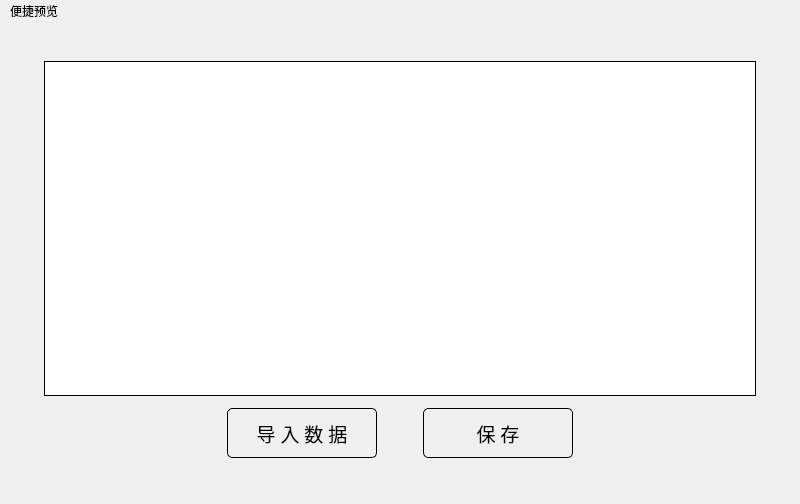
<?xml version="1.0" encoding="UTF-8"?>
<ui version="4.0">
 <class>MainWindow</class>
 <widget class="QMainWindow" name="MainWindow">
  <property name="geometry">
   <rect>
    <x>0</x>
    <y>0</y>
    <width>800</width>
    <height>504</height>
   </rect>
  </property>
  <property name="sizePolicy">
   <sizepolicy hsizetype="Expanding" vsizetype="Expanding">
    <horstretch>0</horstretch>
    <verstretch>0</verstretch>
   </sizepolicy>
  </property>
  <property name="windowTitle">
   <string>DrillProjectInfoReader</string>
  </property>
  <property name="styleSheet">
   <string notr="true">font: 75 14pt &quot;Adobe Arabic&quot;;
background-color:#efefef;
color:#000;
</string>
  </property>
  <property name="animated">
   <bool>true</bool>
  </property>
  <widget class="QWidget" name="centralwidget">
   <property name="enabled">
    <bool>true</bool>
   </property>
   <property name="sizePolicy">
    <sizepolicy hsizetype="Expanding" vsizetype="Expanding">
     <horstretch>0</horstretch>
     <verstretch>0</verstretch>
    </sizepolicy>
   </property>
   <layout class="QGridLayout" name="gridLayout_3">
    <item row="0" column="0">
     <widget class="QFrame" name="frame">
      <property name="styleSheet">
       <string notr="true"/>
      </property>
      <property name="frameShadow">
       <enum>QFrame::Raised</enum>
      </property>
      <layout class="QGridLayout" name="gridLayout_4">
       <item row="1" column="1">
        <widget class="QTableWidget" name="dataTableWidget">
         <property name="maximumSize">
          <size>
           <width>16777215</width>
           <height>16777215</height>
          </size>
         </property>
         <property name="styleSheet">
          <string notr="true">font: 75 6pt &quot;Adobe Arabic&quot;;
border-radius:0px;
color:#000;
border: 1px solid #000;
background-color:#FFF</string>
         </property>
         <property name="gridStyle">
          <enum>Qt::CustomDashLine</enum>
         </property>
         <attribute name="horizontalHeaderCascadingSectionResizes">
          <bool>false</bool>
         </attribute>
        </widget>
       </item>
       <item row="0" column="0" colspan="3">
        <spacer name="verticalSpacer_3">
         <property name="orientation">
          <enum>Qt::Vertical</enum>
         </property>
         <property name="sizeType">
          <enum>QSizePolicy::Fixed</enum>
         </property>
         <property name="sizeHint" stdset="0">
          <size>
           <width>20</width>
           <height>20</height>
          </size>
         </property>
        </spacer>
       </item>
       <item row="2" column="1" rowspan="2">
        <layout class="QGridLayout" name="gridLayout_6" rowstretch="0" columnstretch="0,0,0,0,0,0,0">
         <property name="sizeConstraint">
          <enum>QLayout::SetFixedSize</enum>
         </property>
         <property name="leftMargin">
          <number>6</number>
         </property>
         <property name="topMargin">
          <number>6</number>
         </property>
         <property name="rightMargin">
          <number>6</number>
         </property>
         <property name="bottomMargin">
          <number>6</number>
         </property>
         <item row="0" column="6">
          <spacer name="horizontalSpacer_2">
           <property name="orientation">
            <enum>Qt::Horizontal</enum>
           </property>
           <property name="sizeType">
            <enum>QSizePolicy::Expanding</enum>
           </property>
           <property name="sizeHint" stdset="0">
            <size>
             <width>40</width>
             <height>20</height>
            </size>
           </property>
          </spacer>
         </item>
         <item row="0" column="3">
          <spacer name="horizontalSpacer_4">
           <property name="orientation">
            <enum>Qt::Horizontal</enum>
           </property>
           <property name="sizeType">
            <enum>QSizePolicy::Fixed</enum>
           </property>
           <property name="sizeHint" stdset="0">
            <size>
             <width>40</width>
             <height>20</height>
            </size>
           </property>
          </spacer>
         </item>
         <item row="0" column="1" colspan="2">
          <widget class="QPushButton" name="selectFileButton">
           <property name="sizePolicy">
            <sizepolicy hsizetype="Fixed" vsizetype="Fixed">
             <horstretch>0</horstretch>
             <verstretch>0</verstretch>
            </sizepolicy>
           </property>
           <property name="minimumSize">
            <size>
             <width>150</width>
             <height>50</height>
            </size>
           </property>
           <property name="maximumSize">
            <size>
             <width>400</width>
             <height>16777215</height>
            </size>
           </property>
           <property name="sizeIncrement">
            <size>
             <width>50</width>
             <height>100</height>
            </size>
           </property>
           <property name="font">
            <font>
             <family>Adobe Arabic</family>
             <pointsize>14</pointsize>
             <weight>9</weight>
             <italic>false</italic>
             <bold>false</bold>
            </font>
           </property>
           <property name="acceptDrops">
            <bool>false</bool>
           </property>
           <property name="layoutDirection">
            <enum>Qt::LeftToRight</enum>
           </property>
           <property name="styleSheet">
            <string notr="true">font: 75 14pt &quot;Adobe Arabic&quot;;
border-radius:5px;
color:#000;
border: 1px solid #000</string>
           </property>
           <property name="text">
            <string>导 入 数 据</string>
           </property>
           <property name="icon">
            <iconset>
             <normaloff>C:/Users/18637/.designer/uisource/importData.png</normaloff>C:/Users/18637/.designer/uisource/importData.png</iconset>
           </property>
           <property name="iconSize">
            <size>
             <width>0</width>
             <height>0</height>
            </size>
           </property>
           <property name="autoDefault">
            <bool>false</bool>
           </property>
           <property name="default">
            <bool>true</bool>
           </property>
           <property name="flat">
            <bool>false</bool>
           </property>
          </widget>
         </item>
         <item row="0" column="0">
          <spacer name="horizontalSpacer">
           <property name="orientation">
            <enum>Qt::Horizontal</enum>
           </property>
           <property name="sizeType">
            <enum>QSizePolicy::Expanding</enum>
           </property>
           <property name="sizeHint" stdset="0">
            <size>
             <width>40</width>
             <height>20</height>
            </size>
           </property>
          </spacer>
         </item>
         <item row="0" column="5">
          <widget class="QPushButton" name="savePushButton">
           <property name="sizePolicy">
            <sizepolicy hsizetype="Fixed" vsizetype="Fixed">
             <horstretch>0</horstretch>
             <verstretch>0</verstretch>
            </sizepolicy>
           </property>
           <property name="minimumSize">
            <size>
             <width>150</width>
             <height>50</height>
            </size>
           </property>
           <property name="maximumSize">
            <size>
             <width>400</width>
             <height>16777215</height>
            </size>
           </property>
           <property name="sizeIncrement">
            <size>
             <width>50</width>
             <height>100</height>
            </size>
           </property>
           <property name="font">
            <font>
             <family>Adobe Arabic</family>
             <pointsize>14</pointsize>
             <weight>9</weight>
             <italic>false</italic>
             <bold>false</bold>
            </font>
           </property>
           <property name="styleSheet">
            <string notr="true">font: 75 14pt &quot;Adobe Arabic&quot;;
border-radius:5px;
color:#000;
border: 1px solid #000</string>
           </property>
           <property name="text">
            <string>保 存</string>
           </property>
           <property name="icon">
            <iconset>
             <normaloff>C:/Users/18637/.designer/uisource/save.png</normaloff>C:/Users/18637/.designer/uisource/save.png</iconset>
           </property>
           <property name="iconSize">
            <size>
             <width>0</width>
             <height>0</height>
            </size>
           </property>
           <property name="checkable">
            <bool>false</bool>
           </property>
           <property name="autoExclusive">
            <bool>false</bool>
           </property>
           <property name="autoDefault">
            <bool>false</bool>
           </property>
          </widget>
         </item>
        </layout>
       </item>
       <item row="1" column="2" rowspan="3">
        <spacer name="horizontalSpacer_7">
         <property name="orientation">
          <enum>Qt::Horizontal</enum>
         </property>
         <property name="sizeType">
          <enum>QSizePolicy::Fixed</enum>
         </property>
         <property name="sizeHint" stdset="0">
          <size>
           <width>20</width>
           <height>10</height>
          </size>
         </property>
        </spacer>
       </item>
       <item row="1" column="0" rowspan="3">
        <spacer name="horizontalSpacer_3">
         <property name="orientation">
          <enum>Qt::Horizontal</enum>
         </property>
         <property name="sizeType">
          <enum>QSizePolicy::Fixed</enum>
         </property>
         <property name="sizeHint" stdset="0">
          <size>
           <width>20</width>
           <height>10</height>
          </size>
         </property>
        </spacer>
       </item>
      </layout>
     </widget>
    </item>
   </layout>
  </widget>
  <widget class="QMenuBar" name="menubar">
   <property name="geometry">
    <rect>
     <x>0</x>
     <y>0</y>
     <width>800</width>
     <height>25</height>
    </rect>
   </property>
   <widget class="QMenu" name="menulayerPaint">
    <property name="title">
     <string>便捷预览</string>
    </property>
   </widget>
   <addaction name="menulayerPaint"/>
  </widget>
  <widget class="QStatusBar" name="statusbar"/>
 </widget>
 <tabstops>
  <tabstop>dataTableWidget</tabstop>
  <tabstop>savePushButton</tabstop>
  <tabstop>selectFileButton</tabstop>
 </tabstops>
 <resources/>
 <connections/>
</ui>
